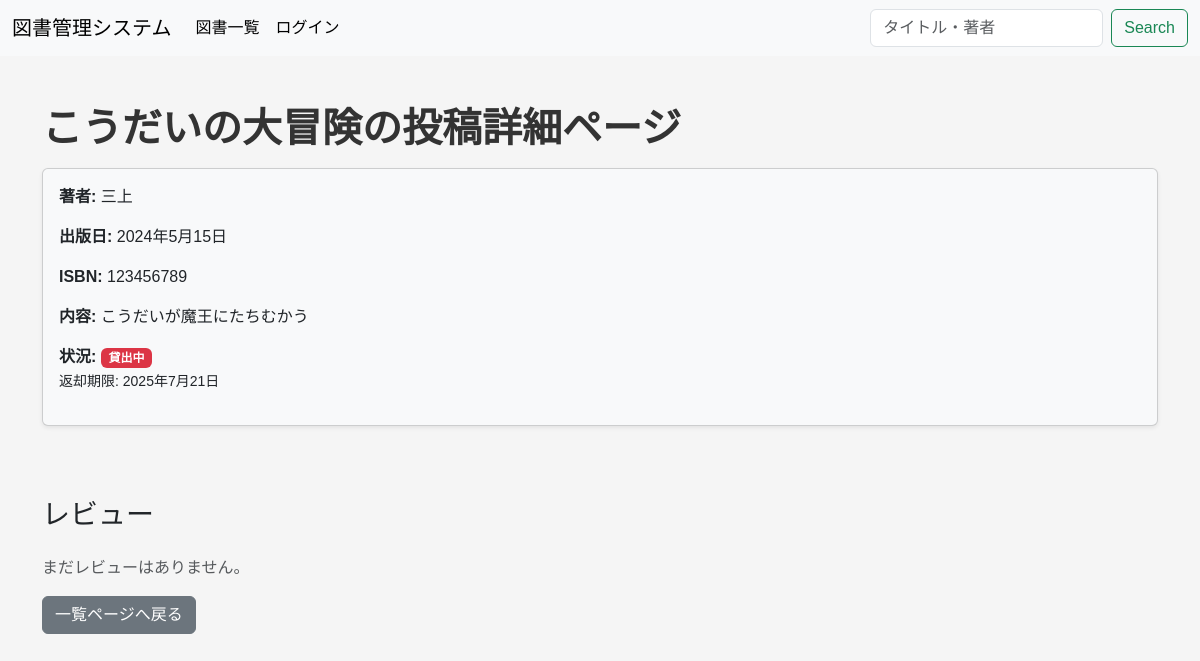
/library/1/, run on an earlier commit of the app's database.
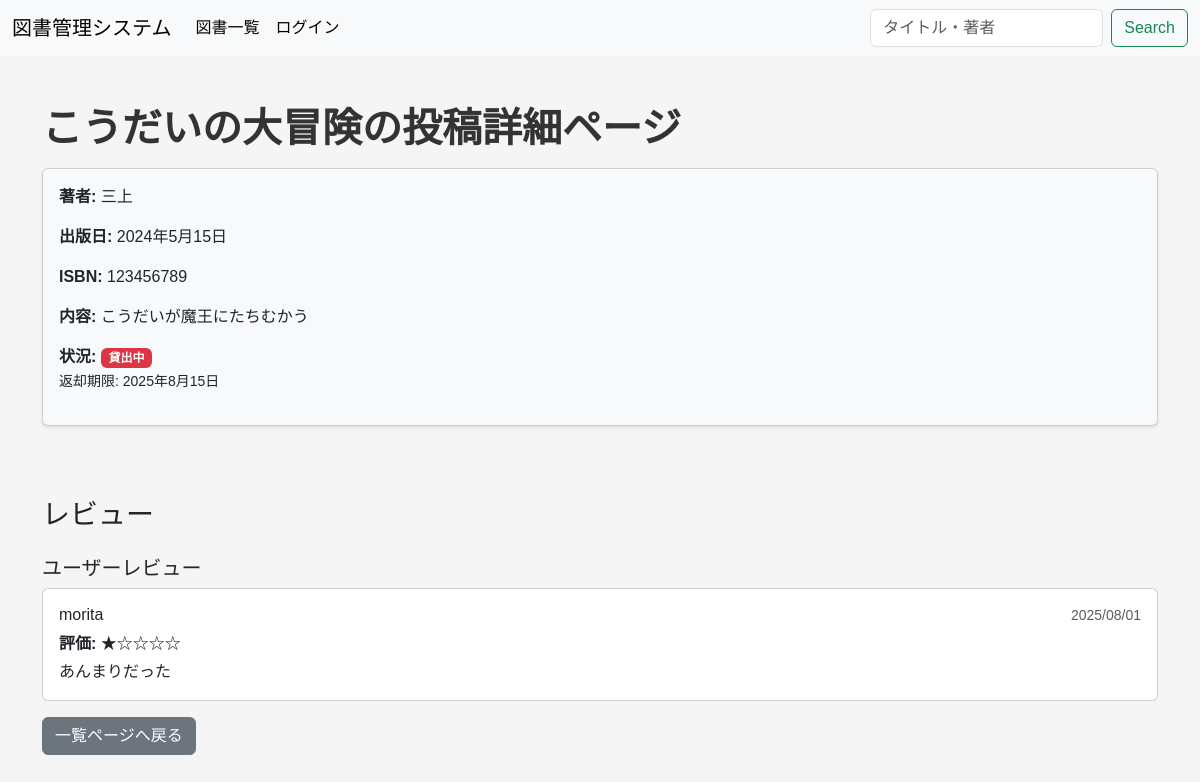
And on a later commit of the database.
### library/models.py (models this page shows, shortened)
class Loan(models.Model):
    article = models.ForeignKey(Article, verbose_name="借りた本の記録", on_delete=models.CASCADE)
    user = models.ForeignKey(User, verbose_name="本を借りた人", on_delete=models.CASCADE)
    borrow_date = models.DateField(verbose_name="貸出日", default=timezone.now)
    due_date = models.DateField(verbose_name="返却期限日")
    return_date = models.DateField(verbose_name="返却日", blank=True, null=True)

class Review(models.Model):
    RATING_CHOICES = [
        (1, '★☆☆☆☆'),
        (2, '★★☆☆☆'),
        (3, '★★★☆☆'),
        (4, '★★★★☆'),
        (5, '★★★★★'),
    ]
    article = models.ForeignKey(Article, verbose_name="レビュー対象の本", on_delete=models.CASCADE, related_name='reviews')
    user = models.ForeignKey(User, verbose_name="レビュー投稿者", on_delete=models.CASCADE)
    rating = models.IntegerField(verbose_name="評価", choices=RATING_CHOICES)
    comment = models.TextField(verbose_name="コメント", max_length=500)
    created_at = models.DateTimeField(verbose_name="投稿日時", auto_now_add=True)
    updated_at = models.DateTimeField(verbose_name="更新日時", auto_now=True)
    class Meta:
        unique_together = ('article', 'user')
        ordering = ['-created_at']
    def get_rating_display_stars(self):
        return '★' * self.rating + '☆' * (5 - self.rating)

### library/views.py (the view)
# urls.py: path('<int:pk>/', DetailView.as_view(), name='detail'),
class DetailView(generic.DetailView):
    model = Article
    template_name = 'library/detail.html'
    def get_context_data(self, **kwargs):
        context = super().get_context_data(**kwargs)
        context['reviews'] = self.object.reviews.all()
        if self.request.user.is_authenticated:
            context['user_review'] = self.object.reviews.filter(user=self.request.user).first()
            context['review_form'] = ReviewForm()
        return context

### library/models.py (called while the page is built)
    def is_on_loan(self):
        return self.loan_set.filter(return_date__isnull=True).exists()

    def get_current_loan(self):
        return self.loan_set.filter(return_date__isnull=True).first()

### templates/library/detail.html (shortened to what this page needs)
{% extends "base.html" %}
{% load django_bootstrap5 %}
{% block content %}
<div class="mt-5">
    <h1 class="display-4 fw-bold">{{ object.title }}の投稿詳細ページ</h1>
    <div class="card bg-light shadow-sm mt-3">
        <div class="card-body">
            <div class="row">
                <div class="col-md-8">
                    <p><strong>著者:</strong> {{ object.author }}</p>
                    <p><strong>出版日:</strong> {{ object.publicationday }}</p>
                    <p><strong>ISBN:</strong> {{ object.isbn }}</p>
                    <p><strong>内容:</strong> {{ object.content }}</p>
                    <p><strong>状況:</strong>
                        {% if object.is_on_loan %}
                            <span class="badge bg-danger">貸出中</span>
                            {% with current_loan=object.get_current_loan %}
                                <br><small> 返却期限: {{ current_loan.due_date }}</small>
                            {% endwith %}
                        {% else %}
                            <span class="badge bg-success">在庫あり</span>
                        {% endif %}
                    </p>
                </div>
                <div class="col-md-4 text-center">
                </div>
            </div>
        </div>
    </div>
    <br>
    <div class="mt-5">
        <h3 class="mb-4">レビュー</h3>
        {% if reviews %}
            <h5>ユーザーレビュー</h5>
            {% for review in reviews %}
                <div class="card mb-3">
                    <div class="card-body">
                        <div class="d-flex justify-content-between align-items-start">
                            <div>
                                <h6 class="card-title">{{ review.user.username }}</h6>
                                <p class="mb-1"><strong>評価:</strong> {{ review.get_rating_display_stars }}</p>
                                <p class="card-text">{{ review.comment }}</p>
                            </div>
                            <small class="text-muted">{{ review.created_at|date:"Y/m/d" }}</small>
                        </div>
                    </div>
                </div>
            {% endfor %}
        {% else %}
            <p class="text-muted">まだレビューはありません。</p>
        {% endif %}
    </div>
    <div class="mt-3">
        <a href="{% url 'library:index' %}">{% bootstrap_button button_type="submit" button_class="btn-secondary" content="一覧ページへ戻る" size="md" %}</a>
    </div>
</div>
{% endblock %}

What changed in the data, as far as the page shows it:
no longer on this page (row edited): Loan: due_date "2025年7月21日"
added Loan: due_date "2025年8月15日"
added Review: user.username "morita", get_rating_display_stars "★☆☆☆☆", comment "あんまりだった", created_at "2025/08/01"
Also different on the page:
text no longer shown: "まだレビューはありません。"
text now shown: "ユーザーレビュー"
